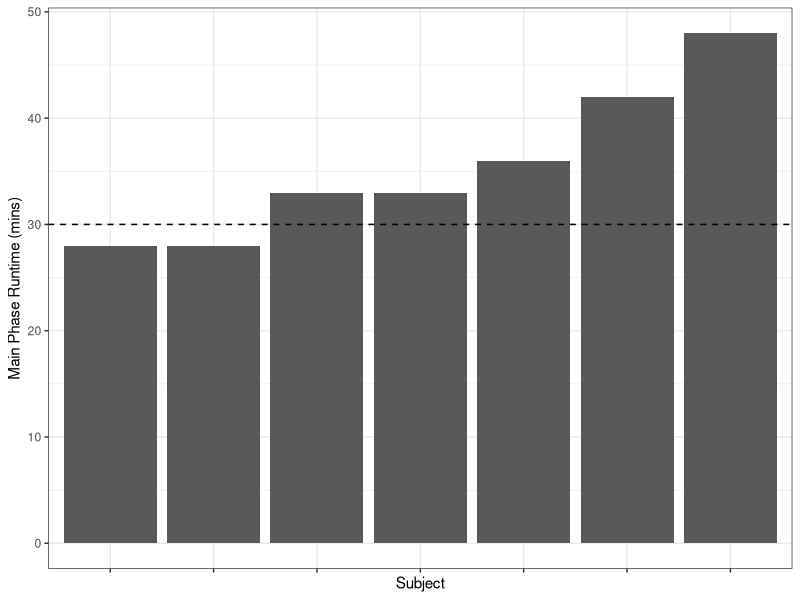
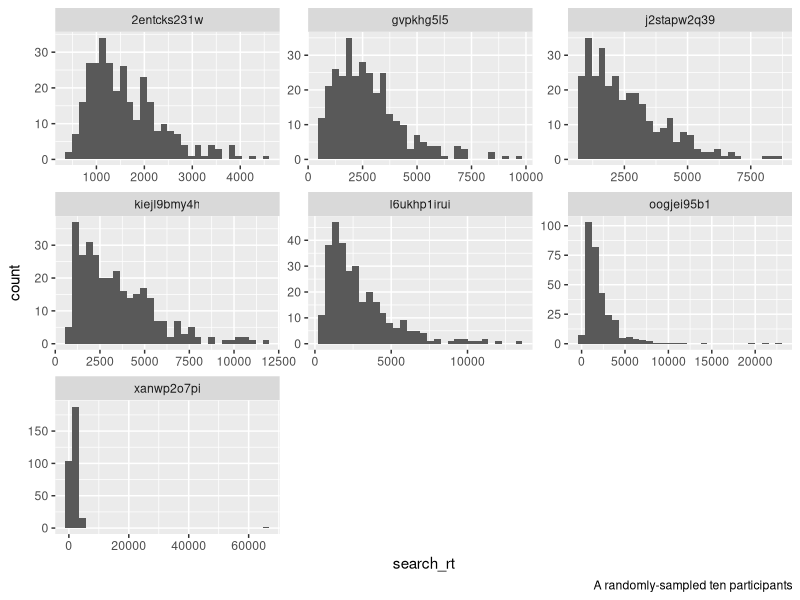
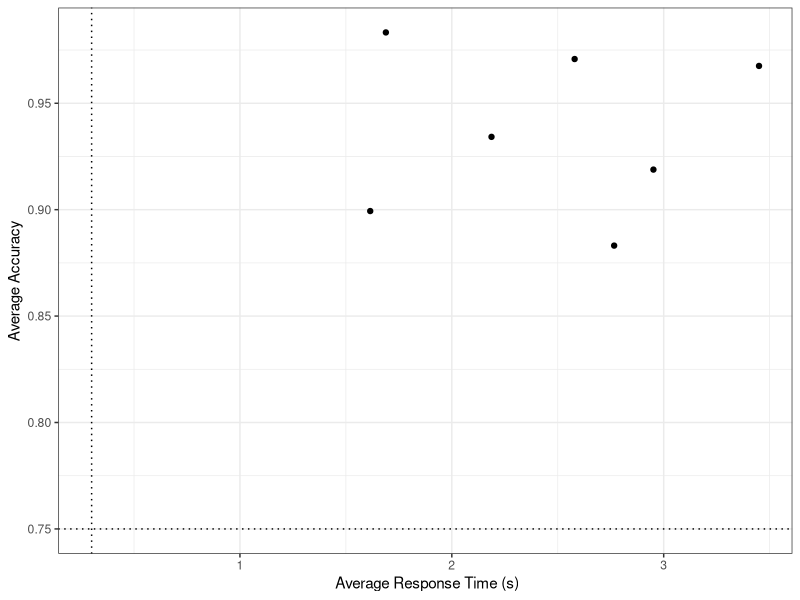
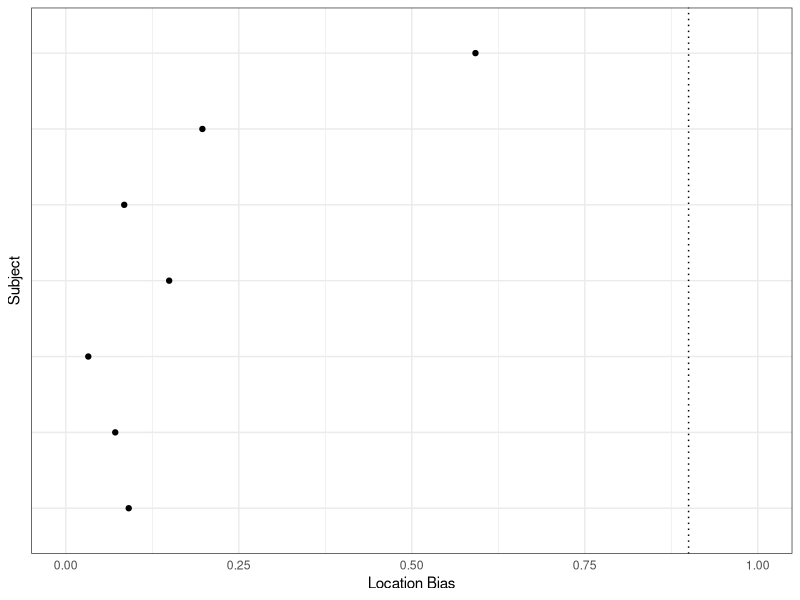
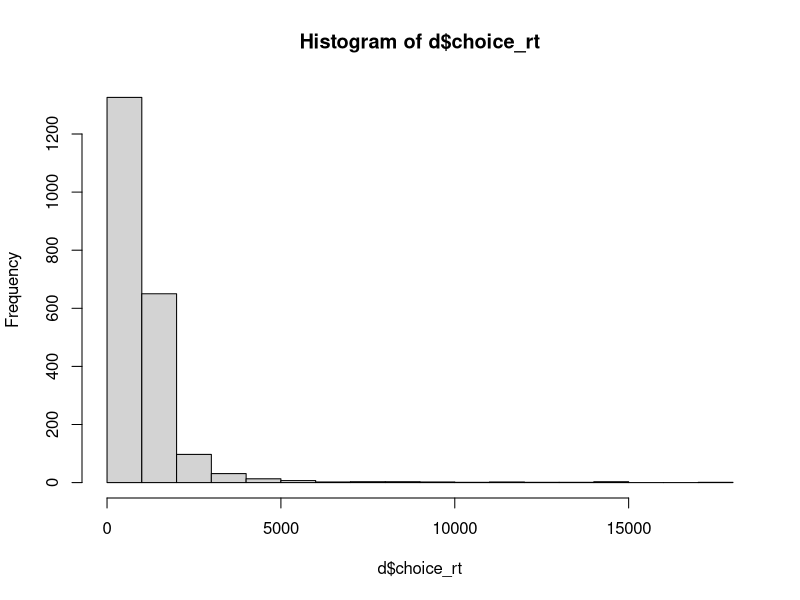
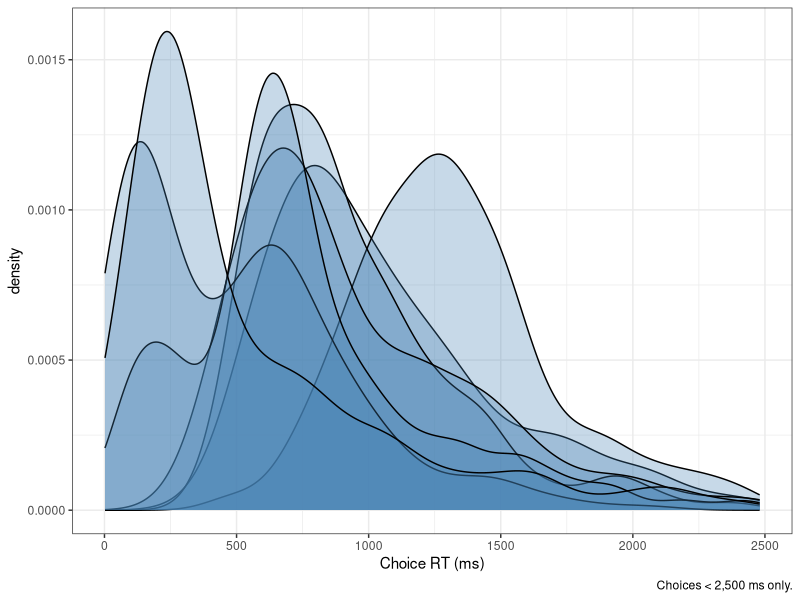

Write the R code that produced these figures, in order.
## ---- chunk 1
library(tidyverse)
## ---- chunk 2
d <- read.csv('../../data/exp3_main_raw.csv')
N <- length(unique(d$subject))
head(d)
## ---- chunk 3
getwd()
## ---- chunk 4
d %>% 
  group_by(subject) %>% 
  summarize(runtime = max(phase_runtime_mins)) %>% 
  ggplot(aes(x = reorder(subject, runtime), y = runtime)) + 
  geom_bar(stat = 'identity') +
  geom_hline(yintercept = 30, linetype = 'dashed') +
  labs(
    x = 'Subject',
    y = 'Main Phase Runtime (mins)'
  ) + 
  theme_bw() +
  theme(axis.text.x = element_blank())
## ---- chunk 5
runtimes <- d %>% 
  group_by(subject) %>% 
  summarize(runtime = max(phase_runtime_mins)) 
avg_runtime <- mean(runtimes[runtimes$runtime < 60,]$runtime)


desired_trials <- function(avg_runtime, n_trials = 308) {
  mins_per_trial <- avg_runtime / n_trials
  return(30 / mins_per_trial)
}

print(paste0('Target trials to be 30 min: ', round(desired_trials(avg_runtime))))
## ---- chunk 6
## rt distribution
d %>% 
  #filter(subject %in% sample(unique(d$subject), 10)) %>% 
  ggplot(aes(x = search_rt)) + 
  geom_histogram() + 
  facet_wrap(~subject, scales = 'free') + 
  labs(
    caption = 'A randomly-sampled ten participants'
  )


## calc proportion dropped
proportion_dropped <- function(rows_before, rows_now) {
  return((rows_before - rows_now) / rows_before)
}

## gross rt threshold
rows_before <- nrow(d)
d <- d[d$search_rt < 20000,]
trim_summary <- data.frame(reason = 'Search RTs above 20s', proportion_trimmed = proportion_dropped(rows_before, nrow(d)))
rows_before <- nrow(d)
d <- d[d$choice_rt < 20000,]
trim_summary <- rbind(trim_summary, data.frame(reason = 'Choice RTs above 20s', proportion_trimmed = proportion_dropped(rows_before, nrow(d))))

d %>% 
  group_by(subject) %>% 
  summarize(accuracy = 1 - mean(error), rt = mean(search_rt)) %>% 
  ggplot(aes(x = rt/1000, y = accuracy, group = subject)) + 
  geom_hline(yintercept = .75, linetype = 'dotted') + 
  geom_vline(xintercept = .3, linetype = 'dotted') + 
  geom_point() + 
  labs(
    x = ' Average Response Time (s)',
    y = 'Average Accuracy'
  ) + 
  theme_bw()
## ---- chunk 7
d$selected_deck_location_num <- ifelse(d$selected_deck_location == 'right', 1, -1)
d %>% 
  group_by(subject) %>% 
  summarize(sdln = mean(selected_deck_location_num)) %>% 
  ggplot(aes(x = subject, y = abs(sdln))) + 
  geom_hline(yintercept = .9, linetype = 'dotted') + 
  geom_point() + 
  coord_flip() + 
  ylim(0,1) +
  labs(
    x = 'Subject',
    y = 'Location Bias'
  ) + 
  theme_bw() + 
  theme(axis.text.y = element_blank(),
        axis.ticks = element_blank())
## ---- chunk 8
## cut subjects under 75% accuracy
bad_subjects <- d %>% 
  group_by(subject) %>% 
  summarize(error = mean(error), rt = mean(search_rt), location_bias = abs(mean(d$selected_deck_location_num))) %>% 
  filter(error > .25 | rt < .03 | location_bias > .9) %>% 
  select(subject)
n_bad_subjects <- nrow(bad_subjects)
d <- d[!(d$subject %in% bad_subjects$subject),]
## ---- chunk 9
## remove choice rts beyond 
hist(d$choice_rt)
## ---- chunk 10
d %>% 
  filter(choice_rt < 2500) %>% 
  ggplot(aes(x = choice_rt, group = subject)) + 
  geom_density(alpha = .3, fill = 'steelblue') + 
  labs(
    x = 'Choice RT (ms)',
    caption = 'Choices < 2,500 ms only.'
  ) + 
  theme_bw()
## ---- chunk 11
rows_before <- nrow(d)
d <- d[d$choice_rt > 300 & d$choice_rt < 10000,]
print(paste0('Proportion dropped: ', round(proportion_dropped(rows_before, nrow(d)), 3), ', ', rows_before - nrow(d), '/', nrow(d)))
## ---- chunk 12
rows_before <- nrow(d)
d <- d %>% 
  group_by(subject) %>% 
  summarize(choice_rt_m = mean(choice_rt), choice_rt_sd = sd(choice_rt)) %>% 
  inner_join(d) %>% 
  filter(choice_rt >= choice_rt_m - (2*choice_rt_sd) & choice_rt <= choice_rt_m + (2*choice_rt_sd))
print(paste0('Proportion dropped: ', round(proportion_dropped(rows_before, nrow(d)), 3), ', ', rows_before - nrow(d), '/', nrow(d)))
## ---- chunk 13
d$ssd <- 1 - d$selectedRiskyDeck
## ---- chunk 14
write.csv(d, '../../data/exp3_main.csv', row.names = FALSE)
